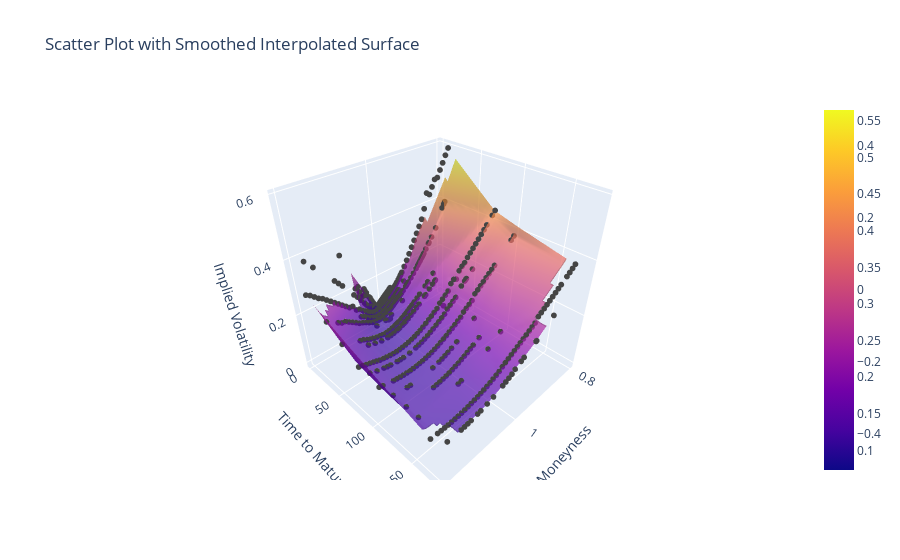

Source (notebook cell):
### Code cell
import numpy as np
import pandas as pd
from scipy.interpolate import griddata
from scipy.ndimage import gaussian_filter
import plotly.graph_objects as go

# This creates a range of strike prices and times to maturity
strike_grid = np.linspace(calls_df['moneyness'].min(), calls_df['moneyness'].max(), 50)
maturity_grid = np.linspace(calls_df['time_to_maturity'].min(), calls_df['time_to_maturity'].max(), 50)

# This creates a meshgrid of strike price and time to maturities
X, Y = np.meshgrid(strike_grid, maturity_grid)

# Perform cubic spline interpolation to get implied volatilities for the grid points
Z = griddata(
    (calls_df['moneyness'], calls_df['time_to_maturity']),
    calls_df['impliedVolatility'],  # Outlier_Adj_IV
    (X, Y),
    method='linear'
)

# Apply Gaussian smoothing to the interpolated data
Z_smoothed = gaussian_filter(Z, sigma=0.5)

# Clip the smoothed values to ensure they remain within a valid range
Z_smoothed = np.clip(Z_smoothed, 0, 1)

# Create the 3D scatter plot for raw data
scatter = go.Scatter3d(
    x=calls_df['moneyness'],
    y=calls_df['time_to_maturity'],
    z=calls_df['impliedVolatility'],
    mode='markers',
    marker=dict(size=2, color=calls_df['Outlier'], colorscale='RdBu', showscale=True),
    hovertemplate=(
        'Moneyness: %{x}<br>'       # Customize hover information
        'Time to Maturity: %{y}<br>'
        'Implied Volatility: %{z}<br>'
        'Outlier: %{marker.color}'
    )
)

# Create the 3D surface plot for smoothed interpolation
surface = go.Surface(
    x=X, y=Y, z=Z_smoothed,
    opacity=0.7,
    name='Smoothed Surface'
)

# Combine scatter and surface plots
fig = go.Figure(data=[scatter, surface])

# Add title and labels
fig.update_layout(
    title="Scatter Plot with Smoothed Interpolated Surface",
    scene=dict(
        xaxis_title='Moneyness',
        yaxis_title='Time to Maturity',
        zaxis_title='Implied Volatility'
    )
)

# Show the plot
fig.show()

### Figure 1 — Plotly figure (JSON) as saved in the notebook; plotly's stock layout.template omitted (floating-point values rounded to 4 significant figures; data arrays with more than 128 entries replaced by an {"elided": "..."} marker saying what was removed)
{"data": [{"hovertemplate": "Moneyness: %{x}<br>Time to Maturity: %{y}<br>Implied Volatility: %{z}<br>Outlier: %{marker.color}", "marker": {"color": {"elided": "617 bool values"}, "colorscale": [[0, "rgb(103,0,31)"], [0.1, "rgb(178,24,43)"], [0.2, "rgb(214,96,77)"], [0.3, "rgb(244,165,130)"], [0.4, "rgb(253,219,199)"], [0.5, "rgb(247,247,247)"], [0.6, "rgb(209,229,240)"], [0.7, "rgb(146,197,222)"], [0.8, "rgb(67,147,195)"], [0.9, "rgb(33,102,172)"], [1, "rgb(5,48,97)"]], "showscale": true, "size": 2}, "mode": "markers", "type": "scatter3d", "x": {"elided": "617 float values"}, "y": {"elided": "617 int values"}, "z": {"elided": "617 float values"}}, {"name": "Smoothed Surface", "opacity": 0.7, "type": "surface", "x": {"elided": "50x50 float values"}, "y": {"elided": "50x50 float values"}, "z": {"elided": "50x50 float values"}}], "layout": {"scene": {"xaxis": {"title": {"text": "Moneyness"}}, "yaxis": {"title": {"text": "Time to Maturity"}}, "zaxis": {"title": {"text": "Implied Volatility"}}}, "title": {"text": "Scatter Plot with Smoothed Interpolated Surface"}}}
